Frame 1 (no input): blank canvas, image omitted
Frame 60 (the mouse pressed at the canvas centre just before this capture): blank canvas, image omitted
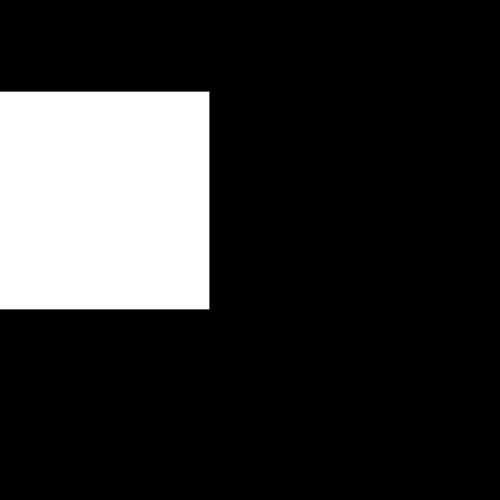
Frame 120 (the mouse held since frame 60 and released just before this capture)

The Processing sketch whose frames 1 and 60 were blank and that drew this single picture after the mouse press (run headless with seeded random() and noise(); from frame 60 on, the mouse is pressed at the canvas centre):

// Processing sketch: processing_129602
// ── processing_129602.pde

float timer = 0.0;
float myscale = 1.0;
float myscaleSpeed = 0.02;
float rad = 0.0;


void setup()
{
  size(500,500);
  frameRate(30);
  

}

void draw()
{
  background(0);
  
  
  timer = timer + (1.0 / 30.0);
  println(timer);
  
  if (timer >= 2.0  && timer < 6.0)
  {
    myscale = myscale + myscaleSpeed;
    pushMatrix();
    translate(100, 200);
    rectMode(CENTER);
    scale(myscale);
    rect(0,0,100,100);
    popMatrix();
  }
  
  else if(timer > 6.0  && timer < 12.0)
  {
    myscale = myscale - myscaleSpeed;
    pushMatrix();
    translate(100, 200);
    rectMode(CENTER);
    scale(myscale);
    rect(0,0,100,100);
    popMatrix();
  }
    
    
    
  
  else if (timer >= 12.0 && timer < 14.0)
  {
    rad = rad +0.1;
    pushMatrix();
    translate(width/2, height/2);
    rotate(rad);
    rect(0,0,100,100);
    rectMode(CENTER);
    popMatrix();
    
  }
  else if (timer > 14.0 && timer < 16.0)
  {
    triangle(77,100,150,50,100,50);
  }
  else
  {
    background(255,0,0);
  }
}
